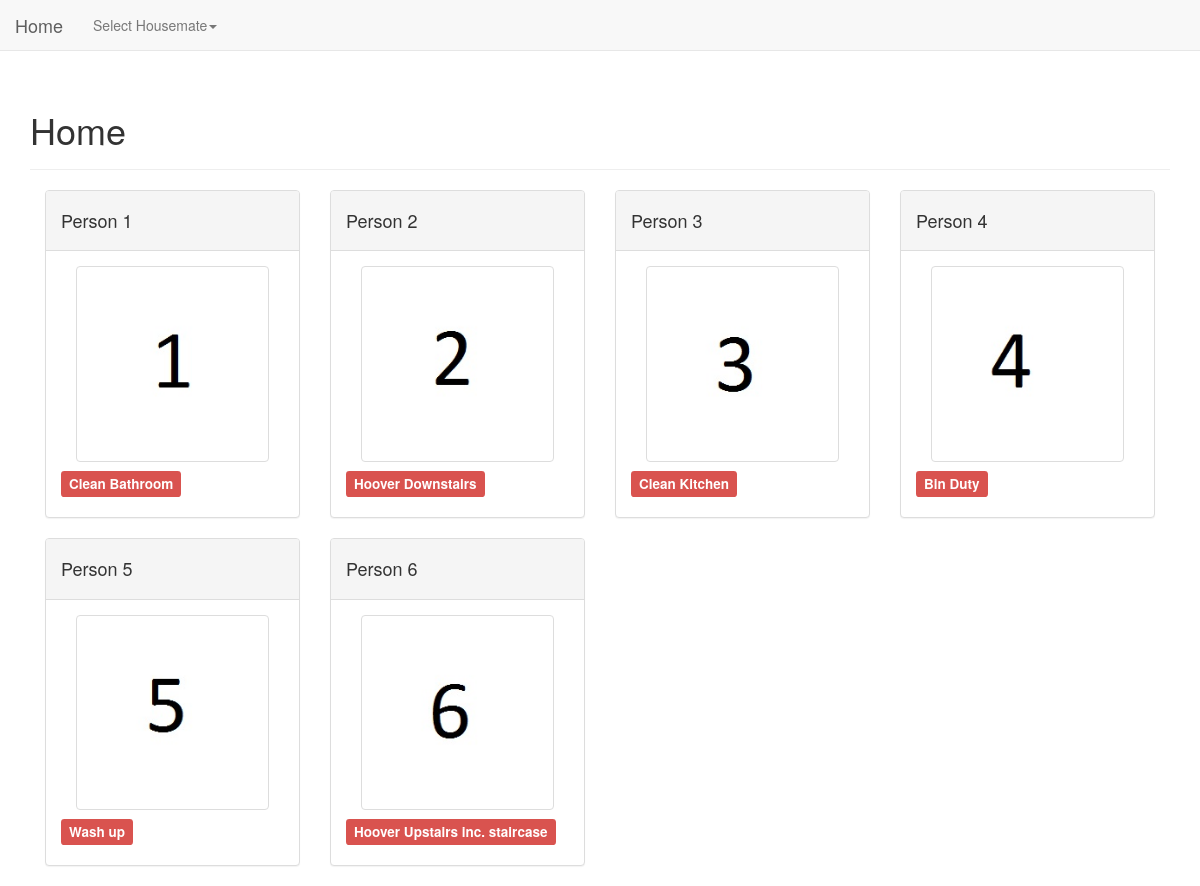
The page / on the database its author committed.
### housenet/database/models.py (models this page shows, shortened)
class Housemate(db.Model):
    __tablename__ = "housemates"
    name = db.Column(db.String(250), primary_key=True, unique=True)
    chores = db.relationship("Chore", backref="who", lazy="dynamic")
    out_flow = db.relationship("Cashflow",
                               primaryjoin="and_(Cashflow.from_name==Housemate.name, Cashflow._amount > 0)",
                               backref="to")
    in_flow = db.relationship("Cashflow",
                              primaryjoin="and_(Cashflow.to_name==Housemate.name, Cashflow._amount > 0)",
                              backref="from_")
    quits = db.relationship("Cashflow",
                            primaryjoin="and_(Cashflow.to_name==Housemate.name, Cashflow._amount==0)")
    @staticmethod
    def names():
        return (housemate.name for housemate in Housemate.query.all())
    @property
    def current_chore(self):
        return self.chore_on(datetime.date.today())
    def chore_on(self, date):
        return self.chores.filter(Chore.start_date <= date,
                                  Chore.end_date > datetime.date.today()).first()

class Chore(db.Model):
    __tablename__ = "chores"
    id = db.Column(db.Integer, primary_key=True, unique=True)
    title = db.Column(db.String(250), nullable=False)
    who_id = db.Column(db.Integer, db.ForeignKey("housemates.name"))
    start_date = db.Column(db.Date, nullable=False)
    end_date = db.Column(db.Date)

### housenet/views/views.py (the view)
@base_app.route('/')
def home():
    housemates = Housemate.query.all()
    data = []
    for housemate in housemates:
        data.append(tuple((housemate.name, housemate.current_chore.title)))
    return render_template("home.html", title="Home", data=data)

### housenet/__init__.py (called while the page is built)
def add_global_context_processors(app):
    @app.context_processor
    def inject_vars():
        values = {}
        housemate_names = Housemate.names()
        values['names'] = housemate_names
        return values

### housenet/templates/home.html
{% extends "layout.html" %}
{% block content %}
    <div class="container-fluid">
        <div class="row">
        {% for name, current_chore in data %}
            <div class="col-md-3">
                <div class="panel panel-default">
                    <div class="panel-heading"><h4>{{ name }}</h4></div>
                    <div class="panel-body">
                        <div class="container-fluid">
                        <div class="row">
                            <div class="col-md-12">
                        <a href="{{ url_for("base_app.profile", name=name) }}"><img src="{{ url_for("base_app.static", filename="{}.jpg".format(name)) }}" class="img img-thumbnail center-block"></a>
                                </div>
                        </div>
                        <div class="row">
                        <h4>
                            <span class="label label-danger">{{ current_chore }}</span>
                        </h4>
                        </div>
                        </div>
                    </div>
                </div>
            </div>
    {% endfor %}
        </div>
    </div>
{% endblock %}

### housenet/templates/layout.html (shortened to what this page needs)
{% extends "bootstrap/base.html" %}
{% block navbar %}
    <nav class="navbar navbar-default navbar-fixed-top">
        <div class="container-fluid">
            <div class="navbar-header">
                <a class="navbar-brand" href="{{ url_for("home") }}">Home</a>
            </div>
            <div id="navbar" class="navbar-collapse collapse">
                <ul class="nav navbar-nav">
                    <li class="dropdown">
                        <a href="#" class="dropdown-toggle" data-toggle="dropdown" role="button" aria-haspopup="true" aria-expanded="false">Select Housemate<span class="caret"></span></a>
                    </li>
                </ul>
            </div>
        </div>
    </nav>
{% endblock %}
{% block body %}
    <div class="container">
    <div class="page-header">
        <h1>{{ title }}</h1>
    </div>
    {% block content %}
    {% endblock %}
    </div>
{% endblock %}

### housenet/templates/bootstrap/base.html (shortened to what this page needs)
<!DOCTYPE html>
<html lang="en">
  <head>
    <link href="{{ url_for("static", filename="css/bootstrap.min.css") }}" rel="stylesheet">
  </head>
  {% block navbar %}
  {% endblock %}
  <body style="padding-top: 70px">
    {% block body %}
    {% endblock %}
  </body>
</html>

### rows shown on the page
Housemate: data "Person 1"
Chore: data "Clean Bathroom"
Housemate: data "Person 2"
Chore: data "Hoover Downstairs"
Housemate: data "Person 3"
Chore: data "Clean Kitchen"
Housemate: data "Person 4"
Chore: data "Bin Duty"
Housemate: data "Person 5"
Chore: data "Wash up"
Housemate: data "Person 6"
Chore: data "Hoover Upstairs inc. staircase"

### other values the page prints
{{ title }} "Home"
